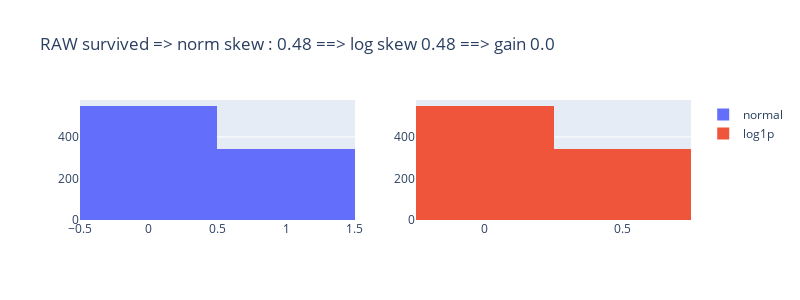
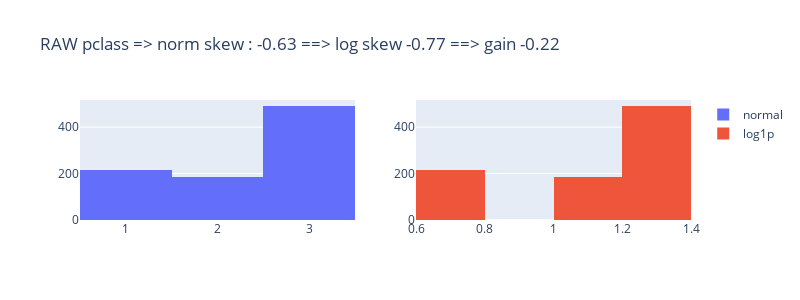
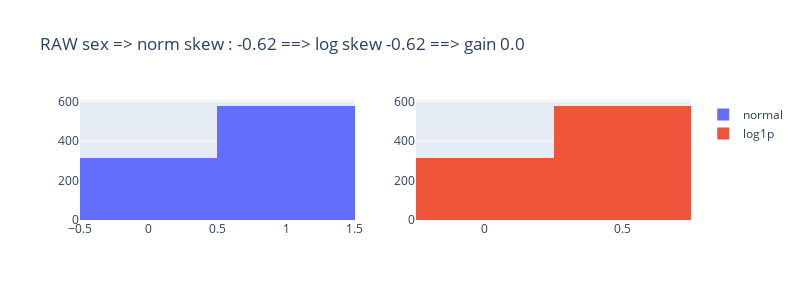
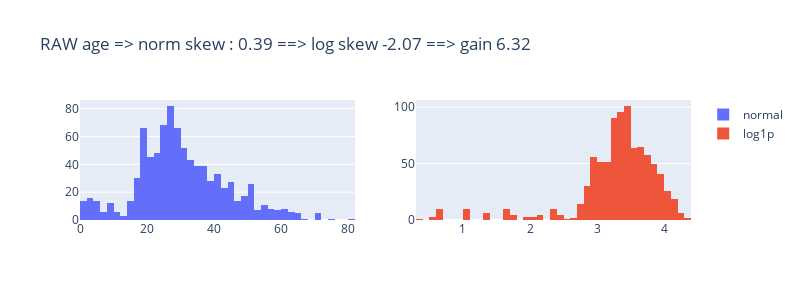

The notebook cell these images were saved under, in order:
### Code cell
EDA.study.skew(df)

### Figure 1 — Plotly figure (JSON) as saved in the notebook; plotly's stock layout.template omitted (floating-point values rounded to 4 significant figures; data arrays with more than 128 entries replaced by an {"elided": "..."} marker saying what was removed)
{"data": [{"name": "normal", "type": "histogram", "x": {"elided": "891 int values"}, "xaxis": "x", "yaxis": "y"}, {"name": "log1p", "type": "histogram", "x": {"elided": "891 float values"}, "xaxis": "x2", "yaxis": "y2"}], "layout": {"height": 300, "title": {"text": "RAW survived => norm skew : 0.48 ==> log skew 0.48 ==> gain 0.0"}, "width": 800, "xaxis": {"anchor": "y", "domain": [0, 0.45]}, "xaxis2": {"anchor": "y2", "domain": [0.55, 1]}, "yaxis": {"anchor": "x", "domain": [0, 1]}, "yaxis2": {"anchor": "x2", "domain": [0, 1]}}}

### Figure 2 — Plotly figure (JSON) as saved in the notebook; plotly's stock layout.template omitted (floating-point values rounded to 4 significant figures; data arrays with more than 128 entries replaced by an {"elided": "..."} marker saying what was removed)
{"data": [{"name": "normal", "type": "histogram", "x": {"elided": "891 int values"}, "xaxis": "x", "yaxis": "y"}, {"name": "log1p", "type": "histogram", "x": {"elided": "891 float values"}, "xaxis": "x2", "yaxis": "y2"}], "layout": {"height": 300, "title": {"text": "RAW pclass => norm skew : -0.63 ==> log skew -0.77 ==> gain -0.22"}, "width": 800, "xaxis": {"anchor": "y", "domain": [0, 0.45]}, "xaxis2": {"anchor": "y2", "domain": [0.55, 1]}, "yaxis": {"anchor": "x", "domain": [0, 1]}, "yaxis2": {"anchor": "x2", "domain": [0, 1]}}}

### Figure 3 — Plotly figure (JSON) as saved in the notebook; plotly's stock layout.template omitted (floating-point values rounded to 4 significant figures; data arrays with more than 128 entries replaced by an {"elided": "..."} marker saying what was removed)
{"data": [{"name": "normal", "type": "histogram", "x": {"elided": "891 int values"}, "xaxis": "x", "yaxis": "y"}, {"name": "log1p", "type": "histogram", "x": {"elided": "891 float values"}, "xaxis": "x2", "yaxis": "y2"}], "layout": {"height": 300, "title": {"text": "RAW sex => norm skew : -0.62 ==> log skew -0.62 ==> gain 0.0"}, "width": 800, "xaxis": {"anchor": "y", "domain": [0, 0.45]}, "xaxis2": {"anchor": "y2", "domain": [0.55, 1]}, "yaxis": {"anchor": "x", "domain": [0, 1]}, "yaxis2": {"anchor": "x2", "domain": [0, 1]}}}

### Figure 4 — Plotly figure (JSON) as saved in the notebook; plotly's stock layout.template omitted (floating-point values rounded to 4 significant figures; data arrays with more than 128 entries replaced by an {"elided": "..."} marker saying what was removed)
{"data": [{"name": "normal", "type": "histogram", "x": {"elided": "891 float values"}, "xaxis": "x", "yaxis": "y"}, {"name": "log1p", "type": "histogram", "x": {"elided": "891 float values"}, "xaxis": "x2", "yaxis": "y2"}], "layout": {"height": 300, "title": {"text": "RAW age => norm skew : 0.39 ==> log skew -2.07 ==> gain 6.32"}, "width": 800, "xaxis": {"anchor": "y", "domain": [0, 0.45]}, "xaxis2": {"anchor": "y2", "domain": [0.55, 1]}, "yaxis": {"anchor": "x", "domain": [0, 1]}, "yaxis2": {"anchor": "x2", "domain": [0, 1]}}}
